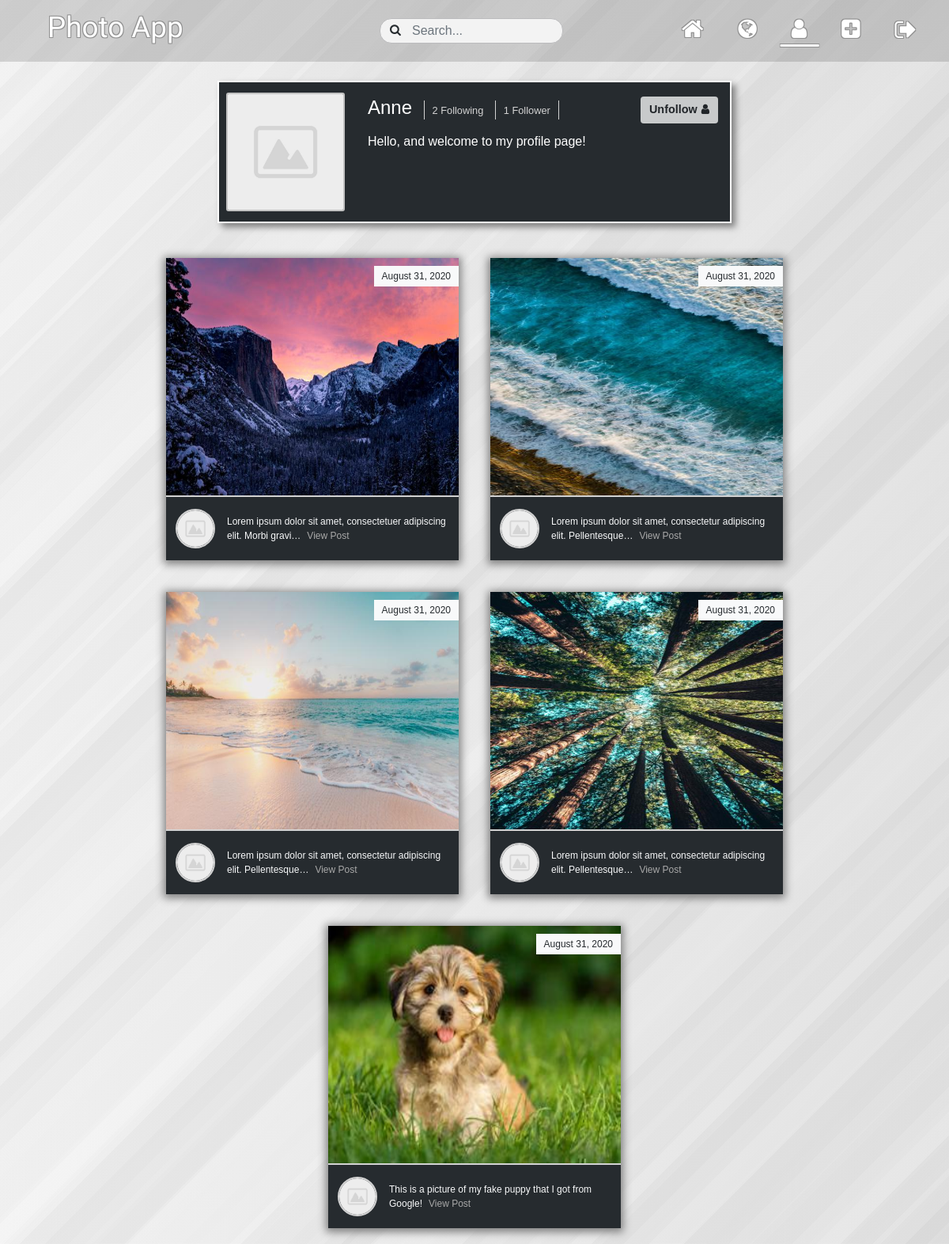
The page /user/profile/Anne/ (signed in) on the database its author committed.
### users/models.py (models this page shows, shortened)
class Profile(models.Model):
    user = models.OneToOneField(User, on_delete=models.CASCADE)
    image = models.ImageField(default='default.jpg', upload_to='profile-image')
    bio = models.CharField(max_length=150)
    following = models.ManyToManyField(User, related_name='followers')

### photo_sharing/models.py (models this page shows, shortened)
class Post(models.Model):
    user = models.ForeignKey(User, on_delete=models.CASCADE)
    image = models.ImageField(upload_to='post-images')
    description = models.TextField()
    date_created = models.DateTimeField(auto_now_add=True)

### users/views.py (the view)
# urls.py: path('profile/<str:username>/', views.profile, name='profile'),
@login_required
def profile(request, username):
    user = User.objects.get(username=username)
    posts = Post.objects.filter(user=user).all().order_by('-date_created')
    return render(request, 'users/profile.html', {
        'person': user,
        'posts': posts,
        'profile': True
    })

### users/context_processors.py (called while the page is built)
def isFollowing(request):
    if (request.user.username):
        following_list = list(Profile.objects.get(user=request.user).following.all())
    else:
        following_list = 0
    return {
        'following_list': following_list
    }

### users/templates/users/profile.html (shortened to what this page needs)
{% extends 'photo_sharing/layout.html' %}
{% block content %}
{% load static %}
    <div class='profile-background py-4'>
        <div class="profile-block">
            <div class='image-col mr-3 pl-1'>
                <img class='profile-image' src="{{ person.profile.image.url }}" alt="User Profile Image">
            </div>
            <div class='bio-col my-2'>
                <h4 class='d-inline-block profile-username'>{{ person.username|title }}</h4>
                <div class='d-inline-block profile-follow-container'>
                    <div class='following'><a href="{% url 'following' person.username %}"><small>{{ person.profile.following.all.count }} Following</small></a></div>
                    <div class='followers'><a href="{% url 'followers' person.username %}"><small>{{ person.followers.all.count }}
                    {% if person.followers.all.count == 1 %}
                    Follower
                    {% else %}
                    Followers
                    {% endif %}
                    </small></a></div>
                </div>
                <p class='mt-2 profile-bio-text'>{{ person.profile.bio }}</p>
                {% if person == user %}
                    <div class='profile-btns-container'>
                        <a type="button" data-toggle="tooltip" data-placement="left" title="View Liked Posts" class='btn text-light profile-likes-btn' href="{% url 'post-likes-list' %}"><i class="fa fa-heart-o" aria-hidden="true"></i></a>
                        <btn type="button" data-toggle="tooltip" data-placement="left" title="Modify Post" class='btn text-light modify-post-btn'><i class="fa fa-database" aria-hidden="true"></i></btn>
                        <a type="button" data-toggle="tooltip" data-placement="left" title="Edit Profile" class='btn text-light edit-profile-btn' href="{% url 'edit-profile' %}"><i class="fa fa-pencil-square-o" aria-hidden="true"></i></a>
                    </div>
                {% else %}
                    {% if person not in following_list %}
                    <a class='btn user-btn follow profile-fol-btn' data-id='{{ person.id }}' href="{% url 'follow' person.id %}">Follow <i class="fa fa-user" aria-hidden="true"></i></a>
                    {% else %}
                    <a class='btn user-btn unfollow profile-fol-btn' data-id='{{ person.id }}' href="{% url 'unfollow' person.id %}">Unfollow <i class="fa fa-user" aria-hidden="true"></i></a>
                    {% endif %}
                {% endif %}
            </div>
        </div>
    </div>
    <div class="profile-post-section">
        {% for post in posts %}
            <div data-id='{{ post.id }}' class="profile-post-block overflow-hidden">
                <div class='post-image'>
                    <img src="{{ post.image.url }}" alt="Post Image">
                </div>
                <p class='post-date'>{{ post.date_created|date:'F d, Y' }}</p>
                <div class='post-description-section'>
                    <div class='post-user-image'>
                        <img src="{{ post.user.profile.image.url }}" alt="User Profile Image">
                    </div>
                    <div class='post-description'>
                        <p class='post-p'><span class='post-text' data-description='{{ post.description|capfirst }}'>{{ post.description|capfirst|truncatechars:70 }}{% if post.description|length < 35 %}<br>{% endif %}</span><button class='view-post-btn'>View Post</button></p>
                    </div>
                </div>
            </div>
        {% empty %}
            {% if person == user %}
            <div class='empty-profile-posts text-center profile-title py-3 page-title'>You do not have any posts.</div>
            {% else %}
            <div class='empty-profile-posts text-center profile-title py-3 page-title'>{{ person.username|title }} does not have any posts.</div>
            {% endif %}
        {% endfor %}
    </div>
{% endblock %}

### photo_sharing/static/photo_sharing/main.css (style rules this page uses)
body { background-image: repeating-linear-gradient(135deg, rgba(128, 128, 128, 0.03) 0px, rgba(128, 128, 128, 0.03) 36px,rgba(119, 119, 119, 0.03) 36px, rgba(119, 119, 119, 0.03) 58px,rgba(198, 198, 198, 0.03) 58px, rgba(198, 198, 198, 0.03) 79px,rgba(15, 15, 15, 0.03) 79px, rgba(15, 15, 15, 0.03) 108px,rgba(146, 146, 146, 0.03) 108px, rgba(146, 146, 146, 0.03) 120px,rgba(135, 135, 135, 0.03) 120px, rgba(135, 135, 135, 0.03) 160px,rgba(98, 98, 98, 0.03) 160px, rgba(98, 98, 98, 0.03) 202px,rgba(197, 197, 197, 0.03) 202px, rgba(197, 197, 197, 0.03) 223px),repeating-linear-gradient(135deg, rgba(146, 146, 146, 0.03) 0px, rgba(146, 146, 146, 0.03) 48px,rgba(148, 148, 148, 0.03) 48px, rgba(148, 148, 148, 0.03) 92px,rgba(187, 187, 187, 0.03) 92px, rgba(187, 187, 187, 0.03) 124px,rgba(127, 127, 127, 0.03) 124px, rgba(127, 127, 127, 0.03) 137px,rgba(123, 123, 123, 0.03) 137px, rgba(123, 123, 123, 0.03) 156px,rgba(7, 7, 7, 0.03) 156px, rgba(7, 7, 7, 0.03) 198px,rgba(140, 140, 140, 0.03) 198px, rgba(140, 140, 140, 0.03) 224px,rgba(167, 167, 167, 0.03) 224px, rgba(167, 167, 167, 0.03) 249px),repeating-linear-gradient(135deg, rgba(118, 118, 118, 0.03) 0px, rgba(118, 118, 118, 0.03) 11px,rgba(69, 69, 69, 0.03) 11px, rgba(69, 69, 69, 0.03) 38px,rgba(202, 202, 202, 0.03) 38px, rgba(202, 202, 202, 0.03) 63px,rgba(213, 213, 213, 0.03) 63px, rgba(213, 213, 213, 0.03) 100px,rgba(238, 238, 238, 0.03) 100px, rgba(238, 238, 238, 0.03) 122px,rgba(221, 221, 221, 0.03) 122px, rgba(221, 221, 221, 0.03) 139px,rgba(34, 34, 34, 0.03) 139px, rgba(34, 34, 34, 0.03) 168px,rgba(52, 52, 52, 0.03) 168px, rgba(52, 52, 52, 0.03) 198px),linear-gradient(90deg, rgb(248, 248, 248),rgb(233, 233, 233)); background-position: center; background-repeat: no-repeat; background-size: cover; background-attachment: fixed; font-family: Helvetica, sans-serif; color: #f8f9fa; min-height: 100vh; }
.post-text { margin-right: 8px; }
.post-read-more-btn, .view-post-btn { display: inline; padding: 0; background: none; outline: none; border: none; color: darkgrey; }
.profile-image { height: 150px; width: 150px; }
.profile-block { display: flex; position: relative; width: 95%; max-width: 650px; margin: auto; color: white; background: #262B2F; border: 2px solid white; padding: 5px; box-shadow: 5px 5px 8px grey; }
.image-col { padding: 0.5em 0; }
.image-col img { border-radius: 2%; border: 2px solid #c2c2c2; }
.profile-fol-btn { position: absolute; top: 0px; right: 10px; }
.bio-col { padding: 5px; padding-left: 13px; padding-right: 50px; overflow-x: hidden; width: 100%; position: relative; }
.profile-follow-container { width: auto; }
.following { display: inline-block; border-left: 1px solid lightgrey; padding-left: 10px; margin-left: 10px; }
.followers { display: inline-block; border-left: 1px solid lightgrey; border-right: 1px solid lightgrey; padding-left: 10px; padding-right: 10px; margin-left: 10px; }
.following a, .followers a { color: lightgrey; }
.profile-post-section { display: flex; flex-wrap: wrap; justify-content: center; }
.post-block, .profile-post-block { background: #262B2F; display: flex; flex-direction: column; box-sizing: border-box; margin: 20px; box-shadow: 0px 2px 10px 3px grey; position: relative; width: 370px; }
.overflow-hidden { overflow: hidden; }
.post-image { width: 100%; height: 300px; }
.post-image img { height: 100%; width: 100%; }
.post-description-section { display: flex; padding: 15px 12px; border-top: 2px solid lightgrey; }
.post-user-image img { width: 50px; height: 50px; border-radius: 50%; border: 2px solid lightgrey; }
.post-description { font-size: 12px; margin: auto; margin-left: 15px; }
.post-description p { margin-bottom: 0; }
.post-date { display: inline-block; position: absolute; top: 10px; right: 0px; background: #f8f9fa; color: #262B2F; padding: 4px 10px; font-size: 12px; }
.fa-user { margin-left: 1px; }
.user-btn { background: #C8CACB; padding: 5px 10px; font-size: 0.9rem; font-weight: 600; transition: background-color 0.3s; margin-top: 5px; display: inline-block; }

### rows shown on the page
Post: image (picture), date_created "August 31, 2020", user.profile.image (placeholder picture), description "Lorem ipsum dolor sit amet, consectetuer adipiscing elit. Morbi gravi…"
Post: image (picture), date_created "August 31, 2020", user.profile.image (placeholder picture), description "Lorem ipsum dolor sit amet, consectetur adipiscing elit. Pellentesque…"
Post: image (picture), date_created "August 31, 2020", user.profile.image (placeholder picture), description "Lorem ipsum dolor sit amet, consectetur adipiscing elit. Pellentesque…"
Post: image (picture), date_created "August 31, 2020", user.profile.image (placeholder picture), description "Lorem ipsum dolor sit amet, consectetur adipiscing elit. Pellentesque…"
Post: image (picture), date_created "August 31, 2020", user.profile.image (placeholder picture), description "This is a picture of my fake puppy that I got from Google!"

### other values the page prints
{{ person.username|title }} "Anne"
{{ person.profile.following.all.count }} "2"
{{ person.followers.all.count }} "1"
{{ person.profile.bio }} "Hello, and welcome to my profile page!"
